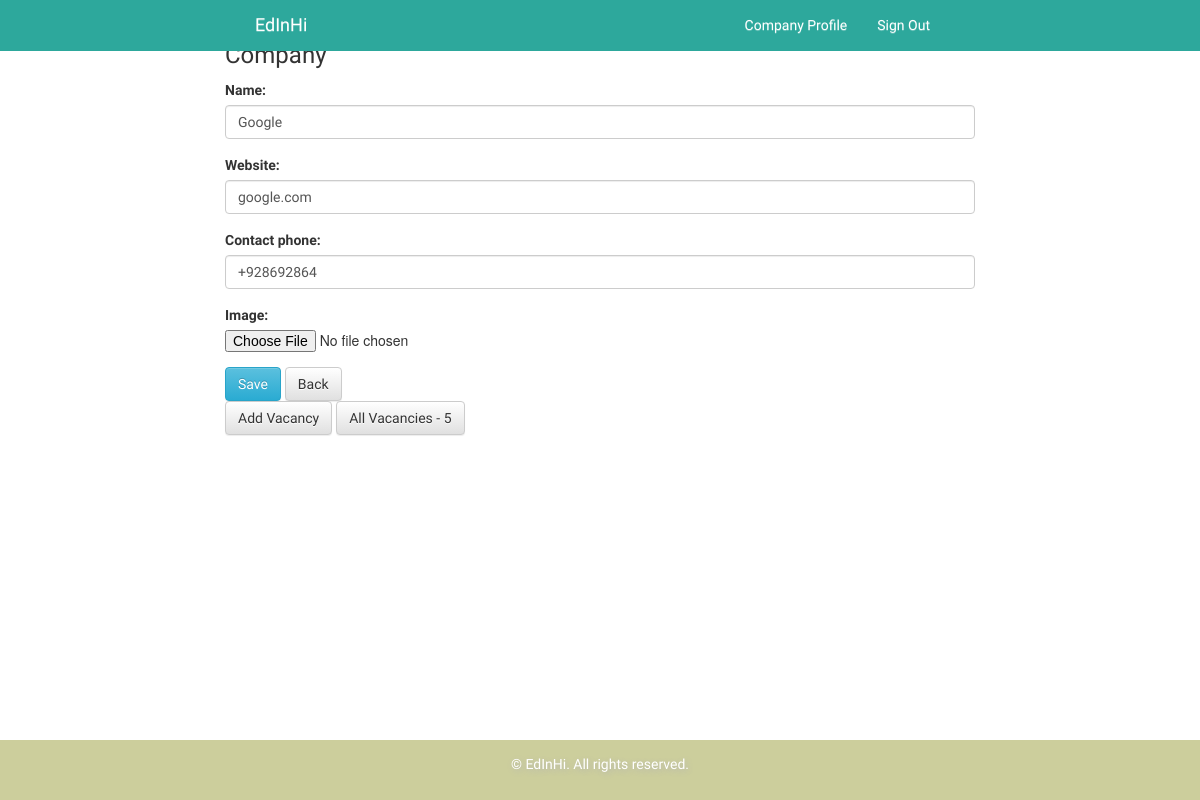
/company/ (signed in), run on the app's committed database.
### main_app/models.py (models this page shows)
class AbstractUser(models.Model):
    user = models.OneToOneField(User, on_delete=models.CASCADE)
    is_company = models.BooleanField(default=False)
    phone = models.CharField(max_length=20, null=True, blank=True, default="")
    organization = models.CharField(max_length=100, null=True, blank=True, default="")
    hide_contact_info = models.BooleanField(default=True)
    send_email_about_new_work = models.BooleanField(default=True)
    worked_at = models.CharField(max_length=250, null=True, blank=True, default="")
    profile_image = models.ImageField(upload_to='Images/', blank=True, null=True)
    data_of_birth = models.DateField(null=True, blank=True)
    passed_skills = models.ManyToManyField(Skill, blank=True)
    wishlist = models.ManyToManyField(wishSpec, blank=True)
    country = models.CharField(max_length=20, null=True, blank=True, default="")
    city = models.CharField(max_length=20, null=True, blank=True, default="")
    name = models.CharField(max_length=100, null=True, blank=True)
    email = models.EmailField(null=True, blank=True)
    contact_phone = models.CharField(max_length=20, null=True, blank=True)
    description = models.TextField(null=True, blank=True)
    logo = models.ImageField(upload_to='Images/', blank=True, null=True)
    web_page = models.CharField(max_length=100, null=True, blank=True)
    vacancies = models.ManyToManyField(Vacancy, blank=True)
    def create_profile(sender, **kwargs):
        user = kwargs["instance"]
        if kwargs["created"]:
            up = AbstractUser(user=user)
            up.save()
    post_save.connect(create_profile, sender=User)

### company/views.py (the view)
def company_view(request):
    cform = CompanyForm()
    if request.user.is_authenticated():
        if request.user.abstractuser.is_company == False:
            return redirect('/profile')
        if request.method == "POST":
            cform = CompanyForm(request.POST, request.FILES, instance=request.user.abstractuser)
            if cform.is_valid():
                if 'logo' in request.FILES:
                    cform.logo = request.FILES['logo']
                cform.save()
                return redirect('/company')
            return redirect('/company')
        else:
            return render(request, 'company/company.html', {'user': request.user.abstractuser,
                                                            'vacancies': request.user.abstractuser.vacancies.all().count()})
    else:
        return redirect("company_reg")

### company/templates/company/company.html (shortened to what this page needs)
{% extends "main_app/base.html" %}
{% load staticfiles %}
{% block content %}
<body>
    <div class="container">
        <div class="row">
            <div class="col-sm-offset-2 col-sm-8">
                <div class="avatar">
                    <h3>Company</h3>
                </div>
                <form role="form" method="POST" enctype="multipart/form-data">
                    <div class="form-group">
                        <label for="Name">Name:</label>
                        <input name="name" type="text" class="form-control" value="{{ user.name }}">
                    </div>
                    <div class="form-group">
                        <label for="Webpage">Website:</label>
                        <input name="web_page" type="text" class="form-control" value="{{ user.web_page }}">
                    </div>
                    <div class="form-group">
                        <label for="contact_phone">Contact phone:</label>
                        <input name="contact_phone" type="text" class="form-control" value="{{ user.contact_phone }}">
                    </div>
                    <div class="form-group">
                        <label for="image">Image:</label>
                        <input id="image" type="file" class="" name="logo">
                    </div>
                    <button type="submit" class="btn btn-info">Save</button>
                    <a href="{% url "index" %}" class="btn btn-default">Back</a>
                </form>
                <a href="{% url "company_add_vacancy" %}" class="btn btn-default">Add Vacancy</a>
                <a href="{% url "all_vacancies" %}" class="btn btn-default">All Vacancies - {{ vacancies }}</a>
                <br><br><br><br><br>
            </div>
        </div>
    </div>
</body>
{% endblock %}

### main_app/static/css/main.css (style rules this page uses)
html { position: relative; min-height: 100%; }
label, a, li, .btn { font-family: 'Heebo', sans-serif; font-weight: 300; }
html h1, html h2, html h3, html h4, html h5, html h6 { font-family: 'Heebo', sans-serif; font-weight: 300; }
body { margin-bottom: 60px; }
.btn { background-color: black; }
.avatar { width: 100%; padding: 0 40% 0 0; }
input[type="text"] { font-family: 'Raleway', sans-serif; }

### data on the page
AbstractUser: name "Google", web_page "google.com", contact_phone "+928692864"

### other printed values
{{ vacancies }} "5"
